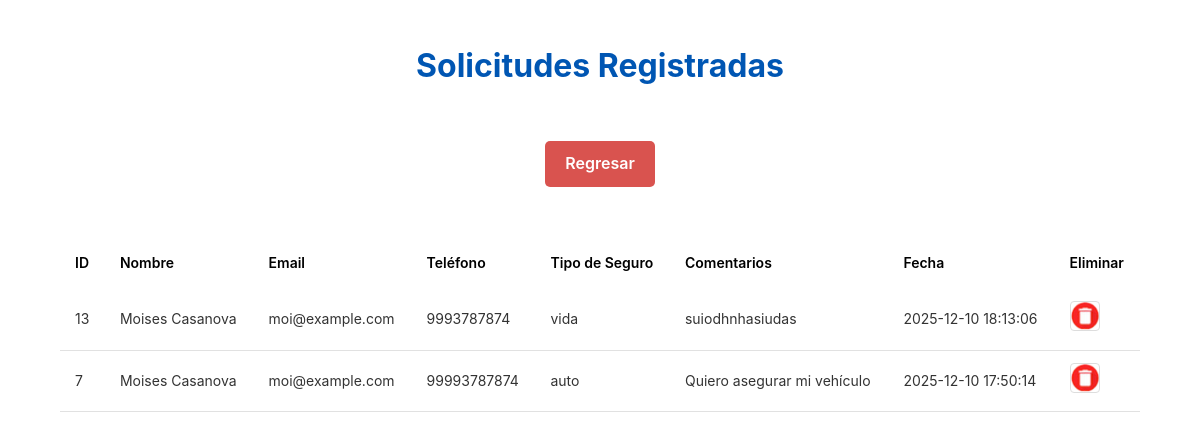
The page /lista_solicitudes.php on the database its author committed.
### tables this page shows
CREATE TABLE `interesados` (
  `id` int(11) NOT NULL,
  `nombre` varchar(150) NOT NULL,
  `email` varchar(150) NOT NULL,
  `telefono` varchar(20) NOT NULL,
  `tipo` enum('vida','auto','medico') NOT NULL,
  `comentarios` text DEFAULT NULL,
  `fecha_registro` timestamp NOT NULL DEFAULT current_timestamp()
);

### lista_solicitudes.php (the view, shortened to what this page needs)
<?php
include "conexion.php";
$query = "SELECT * FROM interesados ORDER BY id DESC";
$resultado = $conn->query($query);
?>
<!DOCTYPE html>
<html lang="es">
<head>
    <link rel="stylesheet" href="styles.css">
</head>
<body>
<div class="section-header">
    <h2>Solicitudes Registradas</h2>
    <a class="btnrojo" href="dashboard.php">Regresar</a>
</div>
<table>
    <tr>
        <th>ID</th>
        <th>Nombre</th>
        <th>Email</th>
        <th>Teléfono</th>
        <th>Tipo de Seguro</th>
        <th>Comentarios</th>
        <th>Fecha</th>
        <th>Eliminar</th>
    </tr>
    <?php
    if ($resultado->num_rows > 0) {
        while ($fila = $resultado->fetch_assoc()) {
            echo "<tr>";
            echo "<td>{$fila['id']}</td>";
            echo "<td>{$fila['nombre']}</td>";
            echo "<td>{$fila['email']}</td>";
            echo "<td>{$fila['telefono']}</td>";
            echo "<td>{$fila['tipo']}</td>";
            echo "<td>{$fila['comentarios']}</td>";
            echo "<td>{$fila['fecha_registro']}</td>";
            echo "<td>
                    <img src='Imagenes/icono_eliminar1.png'
                         class='icono_eliminar_img'
                         onclick=\"validar('eliminar_soli.php?id={$fila['id']}')\">
                  </td>";
            echo "</tr>";
        }
    }
    ?>
</table>
</body>
</html>

### styles.css (style rules this page uses)
* { margin: 0; padding: 0; box-sizing: border-box; }
body { font-family: 'Inter', sans-serif; line-height: 1.6; background-color: #ffffff; }
.section-header { text-align: center; margin-bottom: 50px; }
h2 { text-align: center; color: #0056b3; font-family: 'Inter', sans-serif; margin-top: 40px; margin-bottom: 30px; font-size: 2rem; }
table { width: 90%; margin: 0 auto; border-collapse: collapse; font-family: 'Inter', sans-serif; font-size: 14px; }
th { padding: 15px; text-align: left; font-weight: 600; }
td { padding: 12px 15px; border-bottom: 1px solid #e1e1e1; color: #333333; vertical-align: middle; }
td img { width: 80px; height: auto; border-radius: 4px; border: 1px solid #ddd; }
.btnrojo { display: inline-block; padding: 10px 20px; background-color: #d9534f; color: #ffffff; text-decoration: none; border-radius: 5px; font-weight: 600; margin-top: 20px; }
.icono_eliminar_img { width: 30px; height: 30px; cursor: pointer; }

### rows shown on the page
interesados: id "13", nombre "Moises Casanova", email "moi@example.com", telefono "9993787874", tipo "vida", comentarios "suiodhnhasiudas", fecha_registro "2025-12-10 18:13:06"
interesados: id "7", nombre "Moises Casanova", email "moi@example.com", telefono "99993787874", tipo "auto", comentarios "Quiero asegurar mi vehículo", fecha_registro "2025-12-10 17:50:14"
